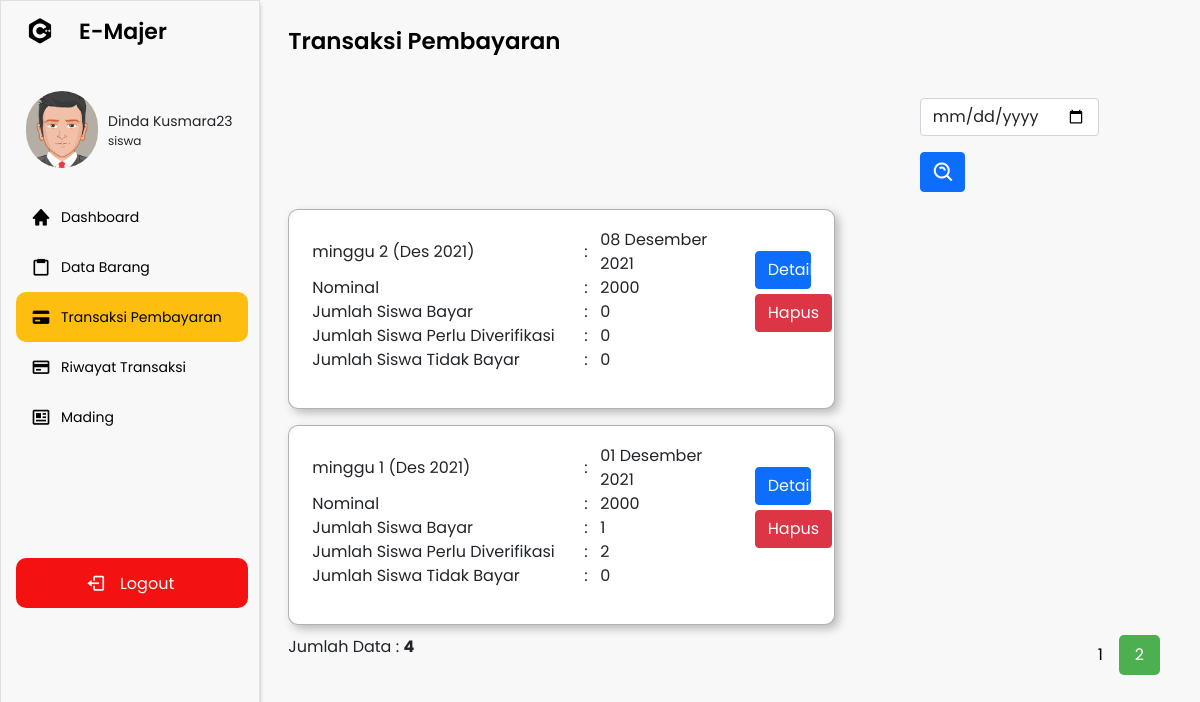
The app's page /navbar.php?p=buku-transaksi&hal=2 (signed in) with its own data.
### tables this page shows
CREATE TABLE `akun` (
  `id_akun` varchar(15) NOT NULL,
  `nama` varchar(50) NOT NULL,
  `email` varchar(50) NOT NULL,
  `username` varchar(50) NOT NULL,
  `password` varchar(50) NOT NULL,
  `id_kelas` varchar(15) NOT NULL,
  `id_level` int(11) NOT NULL
);

CREATE TABLE `level` (
  `id_level` int(11) NOT NULL,
  `nama_level` varchar(50) NOT NULL
);

CREATE TABLE `minggu` (
  `id_minggu` int(11) NOT NULL,
  `nominal` int(11) NOT NULL,
  `keterangan` varchar(20) NOT NULL,
  `tanggal` date NOT NULL,
  `id_kelas` varchar(20) NOT NULL
);

CREATE TABLE `transaksi_detail` (
  `id_transaksi_detail` int(11) NOT NULL,
  `id_transaksi` int(11) NOT NULL,
  `id_minggu` int(11) NOT NULL
);

### proses/date.php (called while the page is built)
<?php
function convertDateDBtoIndo($string)
{
    $bulanIndo = ['', 'Januari', 'Februari', 'Maret', 'April', 'Mei', 'Juni', 'Juli', 'Agustus', 'September', 'Oktober', 'November', 'Desember'];
    $tanggal = explode("-", $string)[2];
    $bulan = explode("-", $string)[1];
    $tahun = explode("-", $string)[0];
    return $tanggal . " " . $bulanIndo[abs($bulan)] . " " . $tahun;
}

### pages/buku-transaksi.php (the view, shortened to what this page needs)
<?php include 'proses/date.php'; ?>
<section class="home-section">
    <div class="home-content">
        <span class="text">Transaksi Pembayaran</span>
    </div>
    <div class="content">
        <div class="row" style="width:97%;">
            <div class="col-md-8">
            </div>
            <div class="col-md-4">
                <form class="row g-3" style="margin-left:12.5%; margin-bottom:-15px;" method="POST">
                    <div class="col-auto">
                        <input type="date" name="tanggal" class="form-control" id="inputPassword2">
                    </div>
                    <div class="col-auto">
                        <button type="submit" class="btn btn-primary mb-3" name="btn-cari" style="height: 40px; padding-top:8px; width:45px; padding-left:11px;"><i class='bx bx-search-alt fs-4'></i></button>
                    </div>
                </form>
            </div>
        </div>
        <?php
        $batas = 2;
        extract($_GET);
        if (empty($hal)) {
            $posisi = 0;
            $hal = 1;
            $nomor = 1;
        } else {
            $posisi = ($hal - 1) * $batas;
        }
        if ($_SERVER['REQUEST_METHOD'] == "POST") {
            $tanggal = trim(mysqli_real_escape_string($koneksi, $_POST['tanggal']));
            if ($tanggal != "") {
                $query = "SELECT * FROM minggu WHERE id_kelas = '$kelas' AND tanggal LIKE '%$tanggal%'  ORDER BY tanggal DESC LIMIT $posisi, $batas ";
                $queryJml = "SELECT * FROM minggu WHERE id_kelas = '$kelas' AND tanggal LIKE '%$tanggal%'  ORDER BY tanggal DESC";
                $no = $posisi * 1;
            } else {
                $query = "SELECT * FROM minggu WHERE id_kelas = '$kelas' ORDER BY tanggal DESC LIMIT $posisi, $batas";
                $queryJml = "SELECT * FROM minggu WHERE id_kelas = '$kelas' ORDER BY tanggal DESC";
                $no = $posisi * 1;
            }
        } else {
            $query = "SELECT * FROM minggu WHERE id_kelas = '$kelas' ORDER BY tanggal DESC LIMIT $posisi, $batas";
            $queryJml = "SELECT * FROM minggu WHERE id_kelas = '$kelas' ORDER BY tanggal DESC";
        }
        $q_tampil_transaksi = mysqli_query($koneksi, $query);
        if (mysqli_num_rows($q_tampil_transaksi) > 0) {
            while ($row = mysqli_fetch_array($q_tampil_transaksi)) {
        ?>
                <div class="buku-transaksi">
                    <div class="row">
                        <div class="col-10">
                            <table>
                                <tr>
                                    <td><?= $row['keterangan'] ?></td>
                                    <td>:</td>
                                    <td><?php
                                        $tanggal = $row['tanggal'];
                                        echo convertDateDBtoIndo($tanggal) ?></td>
                                </tr>
                                <tr>
                                    <td>Nominal</td>
                                    <td>:</td>
                                    <td><?= $row['nominal']; ?></td>
                                </tr>
                                <tr>
                                    <td>Jumlah Siswa Bayar</td>
                                    <td>:</td>
                                    <td><?php
                                        $id_minggu = $row['id_minggu'];
                                        $result = mysqli_query($koneksi, "SELECT *, COUNT( * ) AS total FROM transaksi_detail INNER JOIN transaksi ON transaksi_detail.id_transaksi = transaksi.id_transaksi INNER JOIN minggu ON minggu.id_minggu = transaksi_detail.id_minggu WHERE transaksi.id_kelas ='$kelas' AND transaksi.status ='sudah bayar' AND minggu.id_minggu = $id_minggu GROUP BY minggu.tanggal DESC");
                                        if (mysqli_num_rows($result) > 0) {
                                            while ($data = mysqli_fetch_array($result)) {
                                                echo $data['total'];
                                            }
                                        } else {
                                            echo "0";
                                        } ?></td>
                                </tr>
                                <tr>
                                    <td style="width: 17rem;">Jumlah Siswa Perlu Diverifikasi</td>
                                    <td style="width: 1rem;">:</td>
                                    <td><?php
                                        $id_minggu = $row['id_minggu'];
                                        $result = mysqli_query($koneksi, "SELECT *, COUNT( * ) AS total FROM transaksi INNER JOIN transaksi_detail ON transaksi.id_transaksi = transaksi_detail.id_transaksi INNER JOIN minggu ON minggu.id_minggu = transaksi_detail.id_minggu WHERE transaksi.id_kelas ='$kelas' AND transaksi.status ='veirifikasi' AND minggu.id_minggu = $id_minggu GROUP BY minggu.tanggal DESC");
                                        if (mysqli_num_rows($result) > 0) {
                                            while ($data = mysqli_fetch_array($result)) {
                                                echo $data['total'];
                                            }
                                        } else {
                                            echo "0";
                                        } ?></td>
                                </tr>
                                <tr>
                                    <td style="width: 17rem;">Jumlah Siswa Tidak Bayar</td>
                                    <td style="width: 1rem;">:</td>
                                    <td><?php
                                        $id_minggu = $row['id_minggu'];
                                        $result = mysqli_query($koneksi, "SELECT *, COUNT( * ) AS total FROM transaksi INNER JOIN transaksi_detail ON transaksi.id_transaksi = transaksi_detail.id_transaksi INNER JOIN minggu ON minggu.id_minggu = transaksi_detail.id_minggu WHERE transaksi.id_kelas ='$kelas' AND transaksi.status ='belum bayar' AND minggu.id_minggu = $id_minggu GROUP BY minggu.tanggal DESC");
                                        if (mysqli_num_rows($result) > 0) {
                                            while ($data = mysqli_fetch_array($result)) {
                                                echo $data['total'];
                                            }
                                        } else {
                                            echo "0";
                                        } ?></td>
                                </tr>
                            </table>
                        </div>
                        <div class="col-2">
                            <a href="navbar.php?p=pembayaran&minggu=<?php echo $row['id_minggu'] ?>">
                                <div type="button" class="btn btn-primary button" style="width: 85%; margin-bottom:5px; margin-top:3.5vh;">Detail</div>
                            </a>
                            <button type="button" class="btn btn-danger button" onclick="konfirmasi('<?= $row['id_minggu'] ?>')">Hapus</button>
                        </div>
                    </div>
                </div>
        <?php $nomor++;
            }
        } else {
            echo "<p align='center' style='margin-top:2rem; font-weight:bold;'>Data Tidak Ditemukan</p>";
        } ?>
        <?php
        if (isset($_POST['btn-cari'])) {
            if ($_POST['tanggal'] != '') {
                echo "<div style=\"float:left;\">";
                $jml = mysqli_num_rows(mysqli_query($koneksi, $queryJml));
                echo "Data Hasil Pencarian: <b>$jml</b>";
                echo "</div>";
        ?>
                <div class="pagination">
                    <?php
                    $jml_hal = ceil($jml / $batas);
                    for ($i = 1; $i <= $jml_hal; $i++) {
                        if ($i != $hal) {
                            echo "<a href=\"?p=buku-transaksi&hal=$i\">$i</a>";
                        } else {
                            echo "<a class=\"active\">$i</a>";
                        }
                    }
                    ?>
                </div>
            <?php
            } else {
                echo "<meta http-equiv='refresh' content='0; url=navbar.php?p=buku-transaksi'>";
            }
        } else { ?>
            <div style="float: left;">
                <?php
                $jml = mysqli_num_rows(mysqli_query($koneksi, $queryJml));
                echo "Jumlah Data : <b>$jml</b>";
                ?>
            </div>
            <div class="pagination">
                <?php
                $jml_hal = ceil($jml / $batas);
                for ($i = 1; $i <= $jml_hal; $i++) {
                    if ($i != $hal) {
                        echo "<a href=\"?p=buku-transaksi&hal=$i\">$i</a>";
                    } else {
                        echo "<a class=\"active\">$i</a>";
                    }
                }
                ?>
            </div>
        <?php
        }
        ?>
    </div>
</section>

### navbar.php (shortened to what this page needs)
<?php
include 'koneksi.php';
$id = $_SESSION['id_akun'];
$kelas = $_SESSION['id_kelas'];
$level = $_SESSION['id_level'];
$query = "SELECT * FROM akun INNER JOIN kelas ON akun.id_kelas = kelas.id_kelas INNER JOIN level ON akun.id_level = level.id_level INNER JOIN saldo ON kelas.id_kelas = saldo.id_kelas WHERE akun.id_akun = '$id'";
$result = mysqli_query($koneksi, $query);
if (mysqli_num_rows($result) > 0) {
    while ($row = mysqli_fetch_array($result)) {
        $nama = $row['nama'];
?>
        <!DOCTYPE html>
        <html lang="en">
        <head>
            <link rel="stylesheet" href="assets/css/kalender.css">
            <link rel="stylesheet" href="assets/css/style.css">
            <link href="https://cdn.jsdelivr.net/npm/bootstrap@5.0.2/dist/css/bootstrap.min.css" rel="stylesheet">
            <link href='https://unpkg.com/boxicons@2.0.7/css/boxicons.min.css' rel='stylesheet'>
            <link rel="stylesheet" href="https://cdnjs.cloudflare.com/ajax/libs/font-awesome/5.13.0/css/all.min.css">
        </head>
        <body>
            <div class="sidebar">
                <div class="logo-details">
                    <i class='bx bxl-c-plus-plus'></i>
                    <span class="logo_name">E-Majer</span>
                </div>
                <div class="profil-box">
                    <img src="assets/gambar/avatar53.png" alt="">
                    <div class="profil-name">
                        <p class="nama"><?= $nama ?></p>
                        <p class="level"><?= $row['nama_level'] ?></p>
                    </div>
                </div>
                <ul class="nav-links">
                    <li>
                        <div class="li">
                            <a href="navbar.php?p=home">
                                <i class='bx bxs-home'></i>
                                <span class="link_name">Dashboard</span>
                            </a>
                        </div>
                    </li>
                    <li>
                        <div class="li">
                            <a href="navbar.php?p=barang">
                                <i class='bx bx-clipboard'></i>
                                <span class="link_name">Data Barang</span>
                            </a>
                        </div>
                    </li>
                    <li>
                        <div class="li">
                            <?php if ($level == 1) { ?>
                                <a href="navbar.php?p=buku-transaksi">
                                    <i class='bx bxs-credit-card'></i>
                                    <span class="link_name">Transaksi Pembayaran</span>
                                </a>
                            <?php } else { ?>
                                <a href="navbar.php?p=pembayaran-siswa">
                                    <i class='bx bxs-credit-card'></i>
                                    <span class="link_name">Transaksi Pembayaran</span>
                                </a>
                            <?php } ?>
                        </div>
                    </li>
                    <li>
                        <div class="li">
                            <?php if ($level == 1) { ?>
                                <a href="navbar.php?p=pengeluaran">
                                    <i class='bx bx-credit-card'></i>
                                    <span class="link_name">Transaksi Pengeluaran</span>
                                </a>
                            <?php } else { ?>
                                <a href="navbar.php?p=pengeluaran-siswa">
                                    <i class='bx bx-credit-card'></i>
                                    <span class="link_name">Riwayat Transaksi</span>
                                </a>
                            <?php } ?>
                        </div>
                    </li>
                    <li>
                        <div class="li">
                            <a href="navbar.php?p=mading">
                                <i class='bx bx-news'></i>
                                <span class="link_name">Mading</span>
                            </a>
                        </div>
                    </li>
                    <li>
                        <div class="logout1">
                            <div class="logout">
                                <i class='bx bx-log-out'></i>
                                <span class="link_name">Logout</span>
                            </div>
                        </div>
                    </li>
                </ul>
            </div>
            <?php
            $pages_dir = 'pages';
            if (!empty($_GET['p'])) {
                $pages = scandir($pages_dir, 0);
                unset($pages[0], $pages[1]);
                $p = $_GET['p'];
                if (in_array($p . '.php', $pages)) {
                    include($pages_dir . '/' . $p . '.php');
                } else {
                    echo 'Halaman Tidak Ditemukan';
                }
            } else {
                include($pages_dir . '/home.php');
            }
            ?>
        </body>
        </html>
<?php }
} ?>

### records on screen
akun: nama "Dinda Kusmara23", id_level.nama_level "siswa", jml "4"
minggu: keterangan "minggu 2 (Des 2021)", tanggal "08 Desember 2021", nominal "2000"
minggu: keterangan "minggu 1 (Des 2021)", tanggal "01 Desember 2021", nominal "2000"
transaksi_detail: total "1"
transaksi_detail: total "2"
